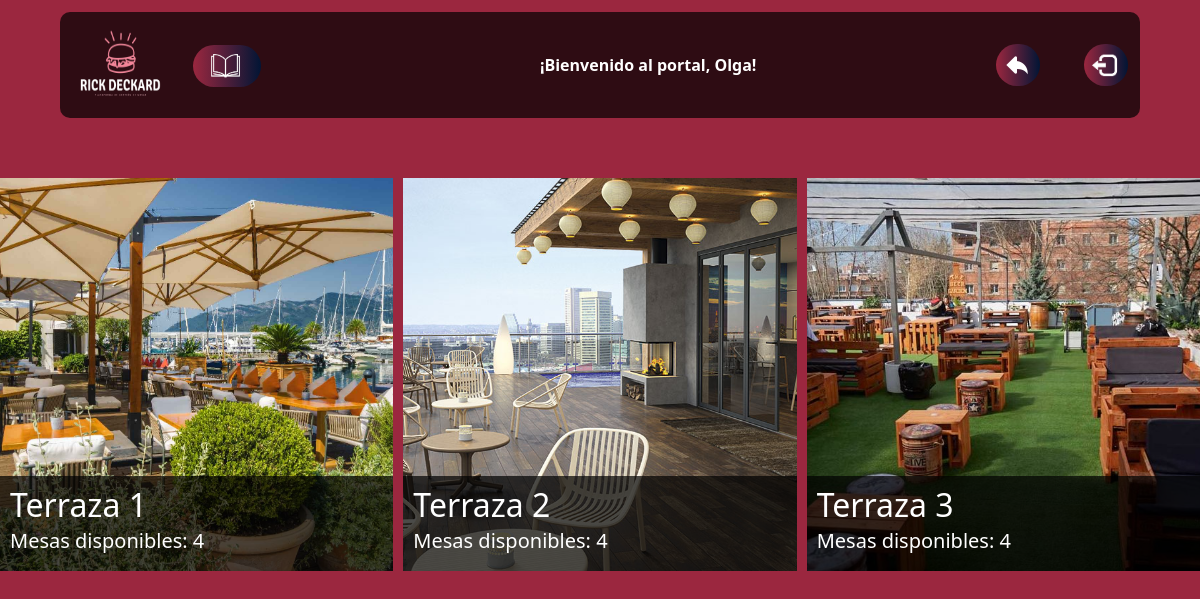
The app's page /mostrar.php?id=Terraza (signed in) with its own data.
### tables this page shows
CREATE TABLE salas (
    id_sala INT PRIMARY KEY AUTO_INCREMENT,
    nombre_sala VARCHAR(255),
    tipo_sala VARCHAR(50),          
    capacidad INT                   
);

### mostrar.php (the view, shortened to what this page needs)
<!DOCTYPE html>
<html lang="en">
<head>
    <?php
    if ($_GET['id'] == "Menjador" || $_GET['id'] == "Privada" || $_GET['id'] == "Terraza") {
        $style = $_GET['id'];
    } else {
        header("Location: ./home.php");
    }
    echo '<link rel="stylesheet" href="./css/' . $style . '.css">';
    ?>
    <link href="https://cdn.jsdelivr.net/npm/bootstrap@5.0.2/dist/css/bootstrap.min.css" rel="stylesheet">
</head>
<body>
    <nav class="navbar navbar-light bg-lights position-top">
        <div class="container">
            <div>
                <a class="navbar-brand " href="./home.php">
                    <img src="./img/LOGORICK _Blanco.png" alt="" width="100" height="90">
                    <a href="./registro.php"><button class="atrasboton"><img class="atrasimg" src="./img/libro.png" alt=""></button></a>
                </a>
            </div>
            <div class="saludo">
                <b style="color:white">¡Bienvenido al portal, <?php echo $_SESSION['user'];?>!</b>
            </div>
            <div>
                <a href="./home.php"><button class="atrasboton"><img class="atrasimg" src="./img/atras.png" alt=""></button></a>
                <a href="./inc/salir.php"><button class="logoutboton"><img class="logoutimg" src="./img/LOGOUT.png" alt=""></button></a>
            </div>
        </div>
    </nav>
    <?php
    if (!isset($_SESSION['id'])) {
        header("Location: ./index.php");
        exit;
    } else if (isset($_GET['logout'])) {
        session_destroy();
        header("Location: ./index.php");
        exit;
    } else {
        include './inc/conexion.php';
        $id = trim(htmlspecialchars($_GET['id']));
        if ($id == "Privada") {
            $sql = 'SELECT distinct s.id_sala, m.id_mesa, m.numero_mesa, s.nombre_sala, s.capacidad, s.tipo_sala, m.estado FROM salas s INNER JOIN mesas m ON s.id_sala = m.id_sala  WHERE s.tipo_sala = "Privada";';
            $stmt = $pdo->prepare($sql);
        } else {
            $sql = "SELECT s.*,
                    (SELECT COUNT(numero_mesa) FROM mesas WHERE mesas.id_sala = s.id_sala AND mesas.estado = 'libre') AS contador
                    FROM salas s
                    WHERE s.tipo_sala = :id;";
            $stmt = $pdo->prepare($sql);
            $stmt->bindParam(':id', $id, PDO::PARAM_STR);
        }
        $stmt->execute();
        $res = $stmt->fetchAll(PDO::FETCH_ASSOC);
        echo '<div class="image-grid">';
        foreach ($res as $sala) {
            if (!($id == "Privada")) {
                echo '<a href="./mesas.php?id=' . $sala['id_sala'] . '">
                <div class="image-item"><img src="./img/' . $sala['nombre_sala'] . '.jpg" alt="Imagen ' . $sala['id_sala'] . '">
                <div class="image-text"><h2>' . $sala['nombre_sala'] . '</h2><h5>Mesas disponibles: ' . $sala['contador'] . '</h5>';
            }
            echo '</div>';
            echo '</div></a>';
        }
    }
    ?>
</body>
</html>

### css/terraza.css (style rules this page uses)
* { box-sizing: border-box; margin: 0; padding: 0; }
.navbar { margin-top: 1%; margin-right: 5%; margin-left: 5%; border-radius: 10px; }
.saludo { color: white; }
.logoutboton { color: white; background: linear-gradient(to right, #9B273F, #011535); border: none; border-radius: 4vh; cursor: pointer; transition: all 0.3s ease 0s; }
.logoutimg { height: 4vh; margin: 0.6vh; margin-right: 0.9vh; transition: all 0.3s ease 0s; }
.bg-lights { background-color: rgba(0, 0, 0, 0.7) !important; }
body { font-family: Arial, sans-serif; line-height: 1.6; background-color: #9B273F !important; background-position: center; background-repeat: no-repeat; background-size: cover; }
.atrasboton { color: white; background: linear-gradient(to right, #9B273F, #011535); border: none; border-radius: 4vh; cursor: pointer; transition: all 0.3s ease 0s; margin-right: 5vh; }
.atrasimg { height: 4vh; margin: 0.6vh; margin-right: 0.9vh; transition: all 0.3s ease 0s; }
.image-grid { display: grid; grid-template-columns: repeat(3, 1fr); gap: 10px; margin: 0 auto; height: 85vh; padding-top: 5%; width: 150vh; }
.image-item { position: relative; width: 100%; padding-bottom: 100%; overflow: hidden; transition: transform 0.3s ease-in-out; }
.image-item img { position: absolute; top: 0; left: 0; width: 100%; height: 100%; object-fit: cover; }
.image-text { position: absolute; bottom: 0; left: 0; width: 100%; background-color: rgba(0, 0, 0, 0.7); color: white; padding: 10px; box-sizing: border-box; }
.image-text h2 { margin-bottom: 5px; }

### records on screen
salas: nombre_sala (picture), nombre_sala "Terraza 1", contador "4"
salas: nombre_sala (picture), nombre_sala "Terraza 2", contador "4"
salas: nombre_sala (picture), nombre_sala "Terraza 3", contador "4"

### other values on screen
$_SESSION['user'] "Olga"
